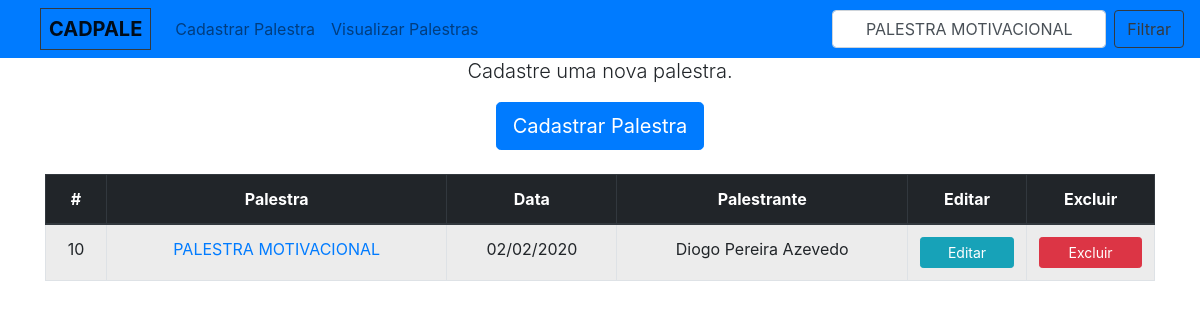
Screenshot of /index.php?palestra=PALESTRA MOTIVACIONAL with the database file from the repository.
### tables this page shows
CREATE TABLE `palestra` (
  `id` int(11) NOT NULL AUTO_INCREMENT,
  `nome` varchar(100) NOT NULL,
  `data` datetime NOT NULL,
  `palestrante` varchar(100) NOT NULL,
  `del` bit(1) DEFAULT b'0',
  PRIMARY KEY (`id`)
);

### index.php (the view, shortened to what this page needs)
<?php include("cabecalho.php");
$palestrafilter = "";
if(isset($_GET['palestra'])){
  $palestrafilter = $_GET['palestra'];
}
try{
    $Conexao    = Conexao::getConnection();
    $query      = $Conexao->query("SELECT id, nome, data, palestrante FROM palestra where (del = b'0' and nome like \"%$palestrafilter%\") or (del = b'0' and palestrante like \"%$palestrafilter%\") or (del = b'0' and data like \"%$palestrafilter%\") or (del = b'0' and id like \"%$palestrafilter%\"); ");
    $palestras   = $query->fetchAll();
}catch(Exception $e){
    echo $e->getMessage();
    exit;
}
finally{
}
?>
    <main role="main">
        <h1 class="text-center">Palestras</h1>
        <p class="lead text-center">Cadastre uma nova palestra.</p>
        <div class="mb-4 text-center">
          <a class="btn btn-lg btn-primary" href="paleform.php?tipo=incluir" role="button" name="tipo" value="incluir">Cadastrar Palestra</a>
        </div>
    </main>
    <div class="table-responsive">
    <table class="table table-hover table-active table-bordered text-center">
  <thead class="thead-dark">
    <tr>
      <th scope="col">#</th>
      <th scope="col">Palestra</th>
      <th scope="col">Data</th>
      <th scope="col">Palestrante</th>
      <th scope="col">Editar</th>
      <th scope="col">Excluir</th>
    </tr>
  </thead>
  <tbody>
  <?php
  if(count($palestras) > 0){
      foreach($palestras as $palestra) {
        $date = date_create($palestra['data']);
   ?>
      <tr>
           <td><?php echo $palestra['id']; ?></td>
           <td><a href="<?php echo "paledetail.php?id=".$palestra['id']."&palestra=".$palestra['nome']. "&data=".date_format($date, 'd/m/y')."&palestrante=".$palestra['palestrante'] ?>"><?php echo $palestra['nome']; ?></a></td>
           <td><?php echo date_format($date, 'd/m/Y'); ?></td>
           <td><?php echo $palestra['palestrante']; ?></td>
           <td><a class="btn btn-info btn-sm" style="width: 100%" href="<?php echo "paleform.php?tipo=editar&id=".$palestra['id']."&palestra=".$palestra['nome']. "&data=".date_format($date, 'Y-m-d')."&palestrante=".$palestra['palestrante'] ?>">Editar</a></td>
           <td><button class="btn btn-danger btn-sm" style="width: 100%" onClick="abrirModal(<?php echo $palestra['id']; ?>)">Excluir</button></td>
           </tr>
   <?php
       }
      }
       else{
        echo "<tr><td colspan=\"6\">Nenhuma palestra encontrada!</td></tr>";
      }
   ?>
  </tbody>
</table>
</div>
<?php include("rodape.php") ?>

### rows the page displays
palestra: id "10", nome "PALESTRA MOTIVACIONAL", data "02/02/2020", palestrante "Diogo Pereira Azevedo"
